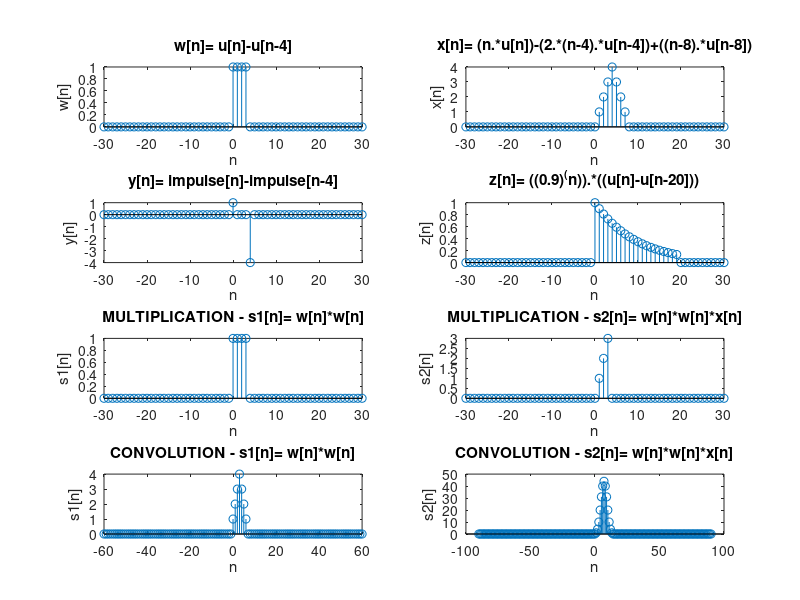

MATLAB code to generate this figure:
clc;
clear all;
close all;
n=-30:1:30;
n1=-60:1:60;
n2=-90:1:90;
u1=[zeros(1,30),ones(1,31)];
u2=[zeros(1,34),ones(1,27)];
u3=[zeros(1,38),ones(1,23)];
u4=[zeros(1,50),ones(1,11)];
i1=[zeros(1,30),ones(1,1),zeros(1,30)];
i2=[zeros(1,34),ones(1,1),zeros(1,26)];
w=u1-u2;
x=(n.*u1)-(2.*(n-4).*u2)+((n-8).*u3);
y=i1-4*i2;
z=((0.9).^(n)).*((u1-u4));
subplot(4,2,1)
stem(n,w)
title('w[n]= u[n]-u[n-4]')
xlabel('n')
ylabel('w[n]');
subplot(4,2,2)
stem(n,x)
title('x[n]= (n.*u[n])-(2.*(n-4).*u[n-4])+((n-8).*u[n-8])')
xlabel('n')
ylabel('x[n]')
subplot(4,2,3)
stem(n,y)
title('y[n]= impulse[n]-impulse[n-4]')
xlabel('n')
ylabel('y[n]');
subplot(4,2,4)
stem(n,z)
title('z[n]= ((0.9)^(n)).*((u[n]-u[n-20]))')
xlabel('n')
ylabel('z[n]');
s11=w.*w;
s22=w.*w.*x;
subplot(4,2,5)
stem(n,s11)
title('MULTIPLICATION - s1[n]= w[n]*w[n]')
xlabel('n')
ylabel('s1[n]');
subplot(4,2,6)
stem(n,s22)
title('MULTIPLICATION - s2[n]= w[n]*w[n]*x[n]')
xlabel('n')
ylabel('s2[n]');
s1=conv(w,w)
subplot(4,2,7)
stem(n1,s1)
title('CONVOLUTION - s1[n]= w[n]*w[n]')
xlabel('n')
ylabel('s1[n]');
s2=conv(s1,x)
subplot(4,2,8)
stem(n2,s2)
title('CONVOLUTION - s2[n]= w[n]*w[n]*x[n]')
xlabel('n')
ylabel('s2[n]');
